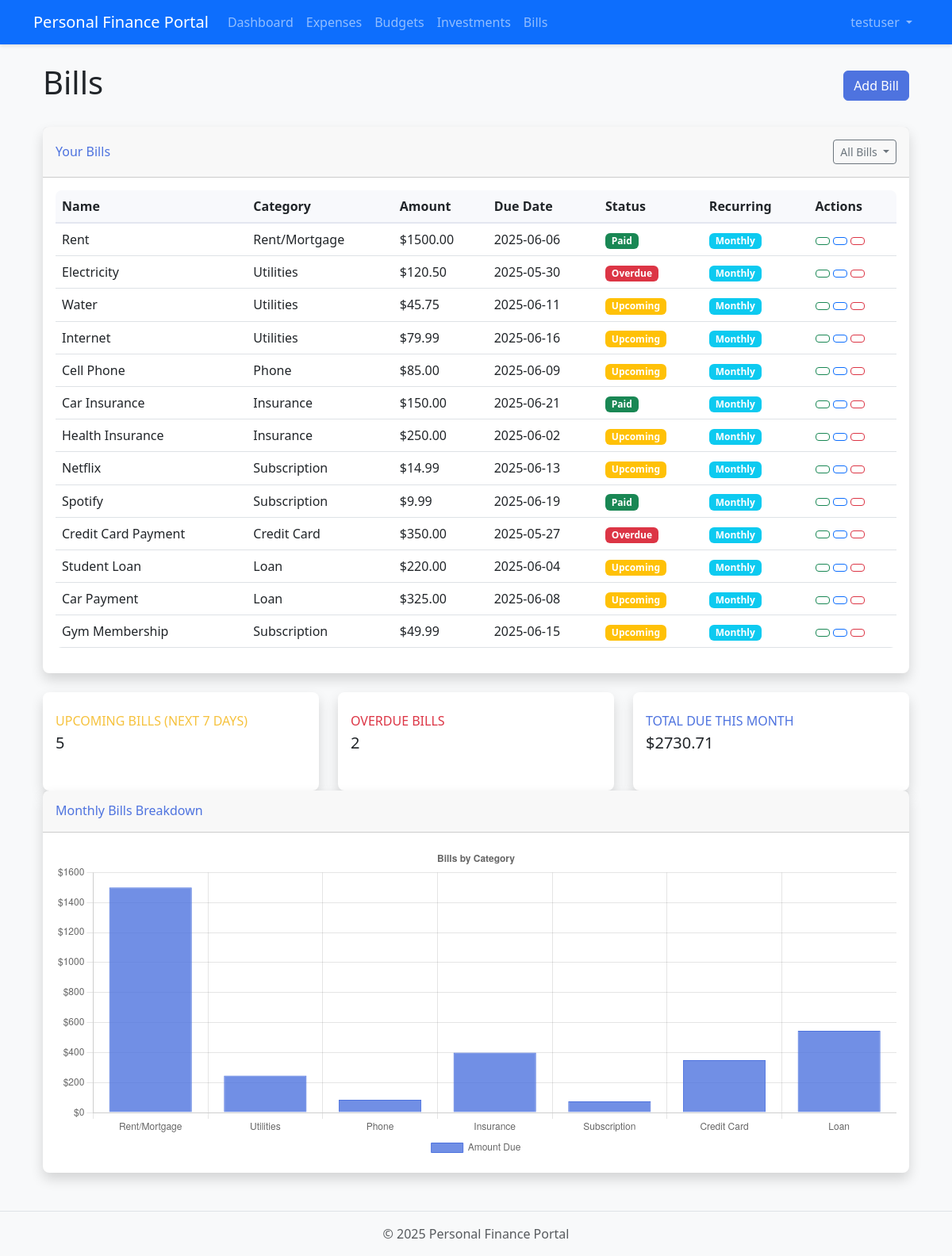
Page /bills/ (signed in) on the committed database.
### app/models/user.py (models this page shows, shortened)
class User(db.Model, UserMixin):
    id = db.Column(db.Integer, primary_key=True)
    username = db.Column(db.String(64), index=True, unique=True)
    email = db.Column(db.String(120), index=True, unique=True)
    password_hash = db.Column(db.String(128))
    created_at = db.Column(db.DateTime, default=datetime.utcnow)
    expenses = db.relationship('Expense', backref='user', lazy='dynamic')
    budgets = db.relationship('Budget', backref='user', lazy='dynamic')
    investments = db.relationship('Investment', backref='user', lazy='dynamic')
    bills = db.relationship('Bill', backref='user', lazy='dynamic')

### app/models/bill.py (models this page shows, shortened)
class Bill(db.Model):
    id = db.Column(db.Integer, primary_key=True)
    user_id = db.Column(db.Integer, db.ForeignKey('user.id'), nullable=False)
    name = db.Column(db.String(100), nullable=False)
    category = db.Column(db.String(50), nullable=False)
    amount = db.Column(db.Float, nullable=False)
    due_date = db.Column(db.DateTime, nullable=False)
    status = db.Column(db.String(20), nullable=False, default='Upcoming')  # Upcoming, Paid, Overdue
    is_recurring = db.Column(db.Boolean, nullable=False, default=False)
    recurrence_frequency = db.Column(db.String(20), nullable=True)  # Weekly, Monthly, Quarterly, Yearly

### app/routes/bills.py (the view)
@bills_bp.route('/')
@login_required
def index():
    bills_exist = Bill.query.filter_by(user_id=current_user.id).first() is not None
    if not bills_exist:
        create_sample_bills()
    filter_type = request.args.get('filter', 'all')
    query = Bill.query.filter_by(user_id=current_user.id)
    if filter_type == 'upcoming':
        query = query.filter(Bill.status == 'Upcoming')
    elif filter_type == 'paid':
        query = query.filter(Bill.status == 'Paid')
    elif filter_type == 'overdue':
        query = query.filter(Bill.status == 'Overdue')
    bills = query.all()
    today = datetime.now().date()
    upcoming_count = 0
    overdue_count = 0
    total_due_month = 0
    bill_categories = []
    category_amounts = []
    category_totals = {}
    for bill in bills:
        if bill.status != 'Paid' and (bill.due_date.date() - today).days <= 7 and (bill.due_date.date() - today).days >= 0:
            upcoming_count += 1
        if bill.status == 'Overdue':
            overdue_count += 1
        if bill.due_date.year == today.year and bill.due_date.month == today.month:
            total_due_month += bill.amount
        if bill.category in category_totals:
            category_totals[bill.category] += bill.amount
        else:
            category_totals[bill.category] = bill.amount
    for category, amount in category_totals.items():
        bill_categories.append(category)
        category_amounts.append(amount)
    return render_template('bills/index.html',
                          title='Bills',
                          bills=bills,
                          upcoming_count=upcoming_count,
                          overdue_count=overdue_count,
                          total_due_month=total_due_month,
                          bill_categories=bill_categories,
                          category_amounts=category_amounts,
                          active_filter=filter_type)

### app/models/user.py (called while the page is built)
@login_manager.user_loader
def load_user(id):
    return User.query.get(int(id))

### app/utils/date_utils.py (called while the page is built)
def get_current_datetime():
    return datetime.now()

### app/templates/bills/index.html (shortened to what this page needs)
{% extends "base.html" %}
{% block content %}
<div class="container mt-4">
    <div class="d-flex justify-content-between align-items-center mb-4">
        <h1>Bills</h1>
        <button type="button" class="btn btn-primary" data-bs-toggle="modal" data-bs-target="#addBillModal">
             Add Bill
        </button>
    </div>
    {% if bills %}
    <div class="card shadow mb-4">
        <div class="card-header py-3 d-flex justify-content-between align-items-center">
            <h6 class="m-0 font-weight-bold text-primary">Your Bills</h6>
            <div class="dropdown">
                <button class="btn btn-sm btn-outline-secondary dropdown-toggle" type="button" id="filterDropdown" data-bs-toggle="dropdown" aria-expanded="false">
                    {% if active_filter == 'all' %}
                        All Bills
                    {% elif active_filter == 'upcoming' %}
                        Upcoming Bills
                    {% elif active_filter == 'paid' %}
                        Paid Bills
                    {% elif active_filter == 'overdue' %}
                        Overdue Bills
                    {% else %}
                        Filter
                    {% endif %}
                </button>
            </div>
        </div>
        <div class="card-body">
            <div class="table-responsive">
                <table class="table table-hover">
                    <thead>
                        <tr>
                            <th>Name</th>
                            <th>Category</th>
                            <th>Amount</th>
                            <th>Due Date</th>
                            <th>Status</th>
                            <th>Recurring</th>
                            <th>Actions</th>
                        </tr>
                    </thead>
                    <tbody>
                        {% for bill in bills %}
                        <tr>
                            <td>{{ bill.name }}</td>
                            <td>{{ bill.category }}</td>
                            <td>${{ "%.2f"|format(bill.amount) }}</td>
                            <td>{{ bill.due_date.strftime('%Y-%m-%d') }}</td>
                            <td>
                                {% if bill.status == 'Paid' %}
                                <span class="badge bg-success">Paid</span>
                                {% elif bill.status == 'Overdue' %}
                                <span class="badge bg-danger">Overdue</span>
                                {% else %}
                                <span class="badge bg-warning">Upcoming</span>
                                {% endif %}
                            </td>
                            <td>
                                {% if bill.is_recurring %}
                                <span class="badge bg-info">{{ bill.recurrence_frequency }}</span>
                                {% else %}
                                <span class="badge bg-secondary">No</span>
                                {% endif %}
                            </td>
                            <td>
                                <button class="btn btn-sm btn-outline-success" data-bs-toggle="modal" data-bs-target="#markPaidModal{{ bill.id }}">
                                </button>
                                <button class="btn btn-sm btn-outline-primary" data-bs-toggle="modal" data-bs-target="#editBillModal{{ bill.id }}">
                                </button>
                                <button class="btn btn-sm btn-outline-danger" data-bs-toggle="modal" data-bs-target="#deleteBillModal{{ bill.id }}">
                                </button>
                            </td>
                        </tr>
                        {% endfor %}
                    </tbody>
                </table>
            </div>
        </div>
    </div>
    {% else %}
    <div class="alert alert-info">
        You haven't added any bills yet. Click the "Add Bill" button to get started.
    </div>
    {% endif %}
    <div class="row">
        <div class="col-md-4">
            <div class="card border-left-warning shadow h-100 py-2 mb-4">
                <div class="card-body">
                    <div class="row no-gutters align-items-center">
                        <div class="col mr-2">
                            <div class="text-xs font-weight-bold text-warning text-uppercase mb-1">
                                Upcoming Bills (Next 7 Days)</div>
                            <div class="h5 mb-0 font-weight-bold text-gray-800">{{ upcoming_count }}</div>
                        </div>
                    </div>
                </div>
            </div>
        </div>
        <div class="col-md-4">
            <div class="card border-left-danger shadow h-100 py-2 mb-4">
                <div class="card-body">
                    <div class="row no-gutters align-items-center">
                        <div class="col mr-2">
                            <div class="text-xs font-weight-bold text-danger text-uppercase mb-1">
                                Overdue Bills</div>
                            <div class="h5 mb-0 font-weight-bold text-gray-800">{{ overdue_count }}</div>
                        </div>
                    </div>
                </div>
            </div>
        </div>
        <div class="col-md-4">
            <div class="card border-left-primary shadow h-100 py-2 mb-4">
                <div class="card-body">
                    <div class="row no-gutters align-items-center">
                        <div class="col mr-2">
                            <div class="text-xs font-weight-bold text-primary text-uppercase mb-1">
                                Total Due This Month</div>
                            <div class="h5 mb-0 font-weight-bold text-gray-800">${{ "%.2f"|format(total_due_month) }}</div>
                        </div>
                    </div>
                </div>
            </div>
        </div>
    </div>
    <div class="card shadow mb-4">
        <div class="card-header py-3">
            <h6 class="m-0 font-weight-bold text-primary">Monthly Bills Breakdown</h6>
        </div>
        <div class="card-body">
            <canvas id="billsChart" width="800" height="300"></canvas>
        </div>
    </div>
</div>
<script>
document.addEventListener('DOMContentLoaded', function() {
    // Toggle recurrence options based on checkbox
    const isRecurringCheckbox = document.getElementById('is_recurring');
    const recurrenceOptions = document.getElementById('recurrenceOptions');
    if (isRecurringCheckbox && recurrenceOptions) {
        isRecurringCheckbox.addEventListener('change', function() {
            recurrenceOptions.style.display = this.checked ? 'block' : 'none';
        });
    }
    // Bills Chart
    var billsCtx = document.getElementById('billsChart').getContext('2d');
    var billsChart = new Chart(billsCtx, {
        type: 'bar',
        data: {
            labels: {{ bill_categories|tojson }},
            datasets: [{
                label: 'Amount Due',
                data: {{ category_amounts|tojson }},
                backgroundColor: 'rgba(78, 115, 223, 0.8)',
                borderColor: 'rgba(78, 115, 223, 1)',
                borderWidth: 1
            }]
        },
        options: {
            scales: {
                y: {
                    beginAtZero: true,
                    ticks: {
                        callback: function(value) {
                            return '$' + value;
                        }
                    }
                }
            },
            plugins: {
                title: {
                    display: true,
                    text: 'Bills by Category'
                },
                legend: {
                    position: 'bottom'
                }
            }
        }
    });
});
</script>
{% endblock %}

### app/templates/base.html (shortened to what this page needs)
<!DOCTYPE html>
<html lang="en">
<head>
    <link href="https://cdn.jsdelivr.net/npm/bootstrap@5.3.0-alpha1/dist/css/bootstrap.min.css" rel="stylesheet">
    <link rel="stylesheet" href="{{ url_for('static', filename='css/style.css') }}">
</head>
<body>
    <nav class="navbar navbar-expand-lg navbar-dark bg-primary">
        <div class="container">
            <a class="navbar-brand" href="{{ url_for('dashboard.index') }}">{{ config.APP_NAME }}</a>
            <div class="collapse navbar-collapse" id="navbarNav">
                <ul class="navbar-nav me-auto">
                    {% if current_user.is_authenticated %}
                    <li class="nav-item">
                        <a class="nav-link" href="{{ url_for('dashboard.index') }}">Dashboard</a>
                    </li>
                    <li class="nav-item">
                        <a class="nav-link" href="{{ url_for('expenses.index') }}">Expenses</a>
                    </li>
                    <li class="nav-item">
                        <a class="nav-link" href="{{ url_for('budgets.index') }}">Budgets</a>
                    </li>
                    <li class="nav-item">
                        <a class="nav-link" href="{{ url_for('investments.index') }}">Investments</a>
                    </li>
                    <li class="nav-item">
                        <a class="nav-link" href="{{ url_for('bills.index') }}">Bills</a>
                    </li>
                    {% endif %}
                </ul>
                <ul class="navbar-nav">
                    {% if current_user.is_authenticated %}
                    <li class="nav-item dropdown">
                        <a class="nav-link dropdown-toggle" href="#" id="userDropdown" role="button"
                            data-bs-toggle="dropdown">
                            {{ current_user.username }}
                        </a>
                    </li>
                    {% endif %}
                </ul>
            </div>
        </div>
    </nav>
    <main class="container mt-4">
        {% block content %}{% endblock %}
    </main>
    <footer class="footer mt-5 py-3 bg-light">
        <div class="container text-center">
            <span class="text-muted">© {{ now.year }} {{ config.APP_NAME }}</span>
        </div>
    </footer>
</body>
</html>

### app/static/css/style.css (style rules this page uses)
body { font-family: 'Segoe UI', Tahoma, Geneva, Verdana, sans-serif; background-color: #f8f9fa; }
.navbar { box-shadow: 0 2px 4px rgba(0, 0, 0, 0.1); }
.card { border-radius: 0.5rem; border: none; box-shadow: 0 0.125rem 0.25rem rgba(0, 0, 0, 0.075); transition: transform 0.3s ease, box-shadow 0.3s ease; }
.btn-primary { background-color: #4e73df; border-color: #4e73df; }
.text-primary { color: #4e73df !important; }
.text-warning { color: #f6c23e !important; }
.footer { margin-top: 3rem; padding: 1.5rem 0; color: #6c757d; border-top: 1px solid #dee2e6; }
.table { border-radius: 0.5rem; overflow: hidden; }
.table thead th { background-color: #f8f9fc; border-bottom: 2px solid #e3e6f0; }

### rows in the picture
User: username "testuser"
Bill: name "Rent", category "Rent/Mortgage", amount "1500.00", due_date "2025-06-06", status "Paid", recurrence_frequency "Monthly"
Bill: name "Electricity", category "Utilities", amount "120.50", due_date "2025-05-30", status "Overdue", recurrence_frequency "Monthly"
Bill: name "Water", category "Utilities", amount "45.75", due_date "2025-06-11", status "Upcoming", recurrence_frequency "Monthly"
Bill: name "Internet", category "Utilities", amount "79.99", due_date "2025-06-16", status "Upcoming", recurrence_frequency "Monthly"
Bill: name "Cell Phone", category "Phone", amount "85.00", due_date "2025-06-09", status "Upcoming", recurrence_frequency "Monthly"
Bill: name "Car Insurance", category "Insurance", amount "150.00", due_date "2025-06-21", status "Paid", recurrence_frequency "Monthly"
Bill: name "Health Insurance", category "Insurance", amount "250.00", due_date "2025-06-02", status "Upcoming", recurrence_frequency "Monthly"
Bill: name "Netflix", category "Subscription", amount "14.99", due_date "2025-06-13", status "Upcoming", recurrence_frequency "Monthly"
Bill: name "Spotify", category "Subscription", amount "9.99", due_date "2025-06-19", status "Paid", recurrence_frequency "Monthly"
Bill: name "Credit Card Payment", category "Credit Card", amount "350.00", due_date "2025-05-27", status "Overdue", recurrence_frequency "Monthly"
Bill: name "Student Loan", category "Loan", amount "220.00", due_date "2025-06-04", status "Upcoming", recurrence_frequency "Monthly"
Bill: name "Car Payment", category "Loan", amount "325.00", due_date "2025-06-08", status "Upcoming", recurrence_frequency "Monthly"
Bill: name "Gym Membership", category "Subscription", amount "49.99", due_date "2025-06-15", status "Upcoming", recurrence_frequency "Monthly"

### other values in the picture
{{ config.APP_NAME }} "Personal Finance Portal"
{{ upcoming_count }} "5"
{{ overdue_count }} "2"
{{ "%.2f"|format(total_due_month) }} "2730.71"
{{ now.year }} "2025"
chart data {{ bill_categories|tojson }} ["Rent/Mortgage", "Utilities", "Phone", "Insurance", "Subscription", "Credit Card", "Loan"]
chart data {{ category_amounts|tojson }} [1500.0, 246.24, 85.0, 400.0, 74.97, 350.0, 545.0]
